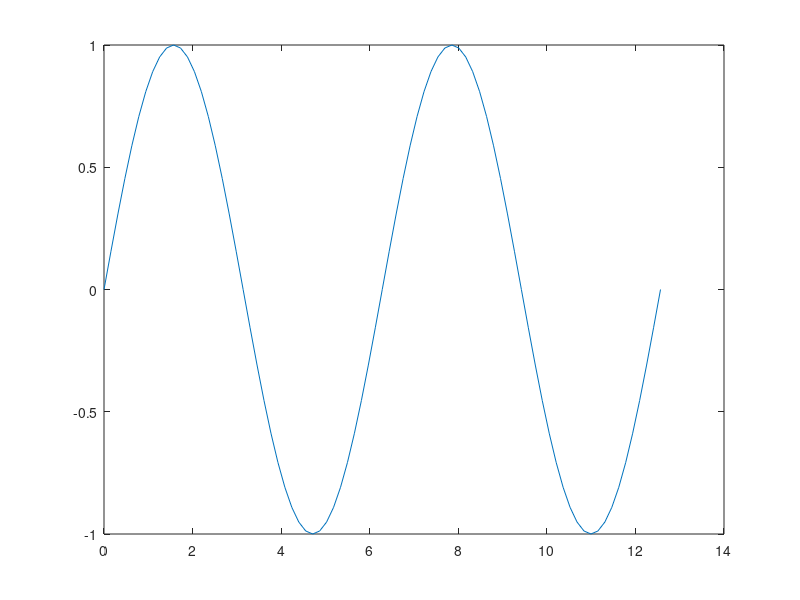

Write MATLAB code to recreate this figure. (Note: this script raises an error after producing the figure.)

clc
clear

x = 0:pi/20:4*pi;
x = x';
y = sin(x);%+0.05*randn(size(x));
plot(x,y)

x=[x,ones(length(x),1)];

nn = 10;
W1 = rand(Hid,In);
W2 = rand(Hid,Out);
grad = 1;
yhat = zeros(size(x,1),1);
err = Inf;

while err>0.1

    for i=1:nn
        a(:,i)= x(:,1)*W1(i,1) + x(:,2)*W1(i,2) ;
        z(:,i)=1./(1+exp(-a(:,i)));
        yhat=yhat+z(:,i)*W2(i);
    end

    delta21 = yhat-y;
    
    for i=1:nn
        delta1(:,i) = exp(-a(:,i))./((1+exp(-a(:,i))).^2).*W2(i).*delta21;
        dEndw2(:,i) = delta21.*z(:,i);
        dEndw11(:,i)= delta1(:,i).*x(:,1); 
        dEndw12(:,i)= delta1(:,i).*x(:,2); 
    end
    
    grad1 = [sum(dEndw11);sum(dEndw12)]';
    grad2 = sum(dEndw2)';

    eta=0.001;
    W1 = W1-eta*grad1;
    W2 = W2-eta*grad2;
    err= (sum(delta21.^2)/size(x,1)).^0.5

end

hold on; plot(x(:,1),yhat)